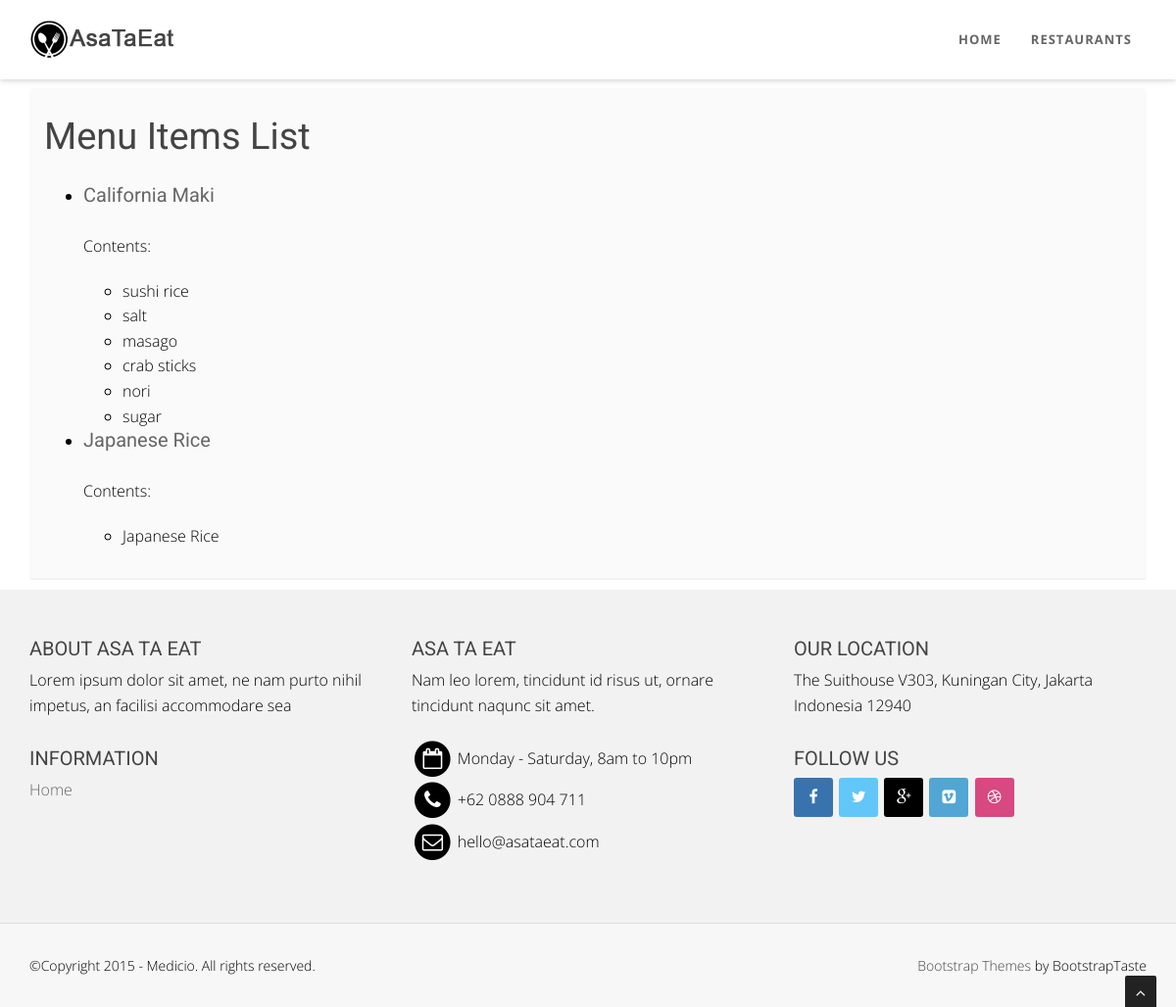
The app's page /items/ (signed in) with its own data.
### menus/models.py (models this page shows, shortened)
class Item(models.Model):
    user        = models.ForeignKey(settings.AUTH_USER_MODEL)
    restaurant  = models.ForeignKey(RestaurantLocation)
    name        = models.CharField(max_length=120)
    contents    = models.TextField(help_text = 'Separate each item by comma')
    excludes    = models.TextField(blank=True, null=True, help_text = 'Separate each item by comma')
    public      = models.BooleanField(default=True)
    timestamp   = models.DateTimeField(auto_now_add=True)
    updated     = models.DateTimeField(auto_now=True)
    def get_absolute_url(self):
        return reverse('menus:detail', kwargs={'pk': self.pk})
    class Meta:
        ordering = ['-updated', '-timestamp']
    def get_contents(self):
        return self.contents.split(",")

### menus/views.py (the view)
class ItemListView(ListView, LoginRequiredMixin):
    login_url = '/login/'
    def get_queryset(self):
        return Item.objects.filter(user=self.request.user)

### menus/templates/menus/item_list.html (shortened to what this page needs)
{% extends "base.html" %}
{% block content %}
<section id="callaction" class="home-section paddingtop-90 paddingbot-10">
        <div class="container">
             <div class="row">
                 <div class="col-md-12">
                     <div class="callaction bg-gray">
                         <div class="row">
                            <h1>Menu Items List</h1>
                         </div>
                         <div class="row">
                            <ul>
                                {% for object in object_list %}
                                    <li>
                                        <h6>
                                            <a href ="{{ object.get_absolute_url }}">
                                                {{ object.name }}
                                            </a>
                                        </h6>
                                    </li>
                                    {% if object.contents %}
                                        <p>Contents: </p>
                                        <ul>
                                            {% for content in object.get_contents %}
                                                <li>
                                                    {{ content }}
                                                </li>
                                            {% endfor %}
                                        </ul>
                                    {% endif %}
                                {% endfor %}
                            </ul>
                        </div>
                     </div>
                 </div>
             </div>
         </div>
 </section>
 {% endblock content %}

### static/css/style.css (style rules this page uses)
body { width: 100%; height: 100%; font-family: 'Open Sans', sans-serif; font-weight: 300; color: black; background-color: #ddd; font-size: 16px; line-height: 1.6em; }
html { width: 100%; height: 100%; }
h1 { font-size: 38px; }
h6 { font-size: 20px; }
h1, h2, h3, h4, h5, h6 { margin: 0 0 30px; font-family: 'Roboto', sans-serif; font-weight: 400; color: #444; line-height: 1em; }
p { margin: 0 0 20px; }
a { color: #666; -webkit-transition: all .2s ease-in-out; -moz-transition: all .2s ease-in-out; transition: all .2s ease-in-out; }
.paddingtop-90 { padding-top:90px !important; }
.paddingbot-10 { padding-bottom:10px !important; }
.home-section { padding-top: 150px; display:block; position:relative; z-index:120; background-color: #fff; }
.bg-gray { background: #fafafa; }
.callaction { padding:30px 30px 20px 30px; border-radius: 4px; border-bottom: 2px solid #f2f2f2; }

### static/bodybg/bg1.css (style rules this page uses)
body { background: url(../img/bodybg/bg1.png) repeat left top; }

### records on screen
Item: name "California Maki", get_contents "sushi rice" "salt" "masago" "crab sticks" "nori" "sugar"
Item: name "Japanese Rice", get_contents "Japanese Rice"
